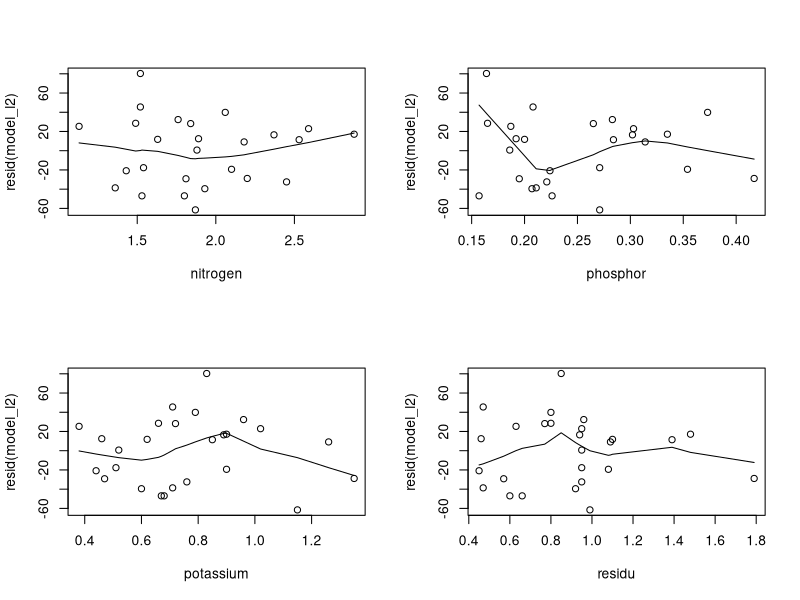
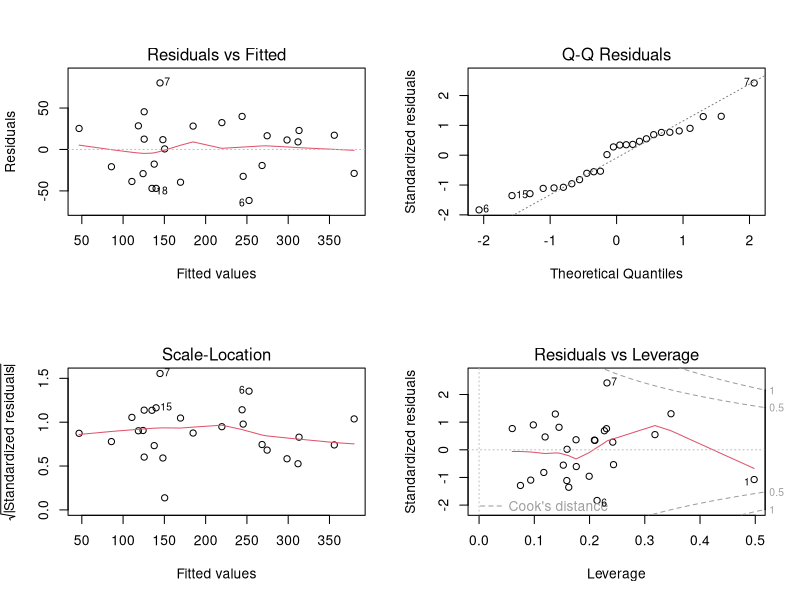
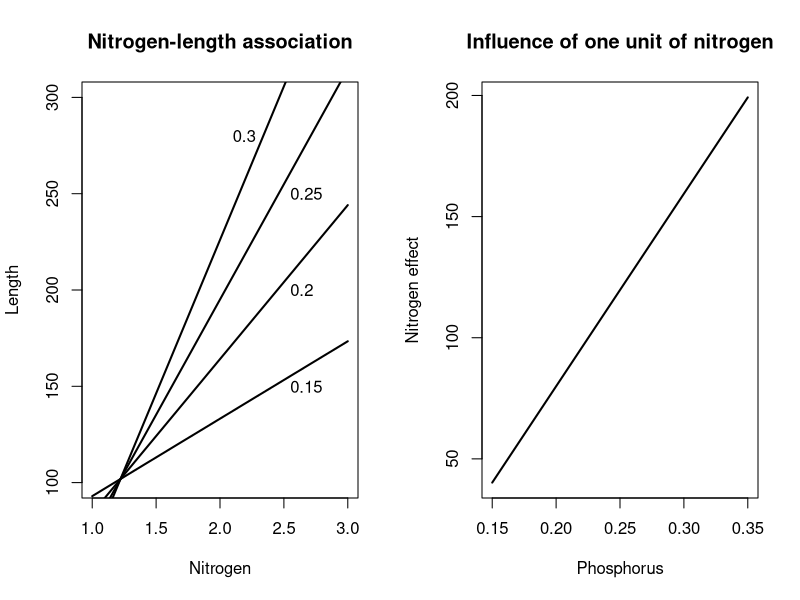
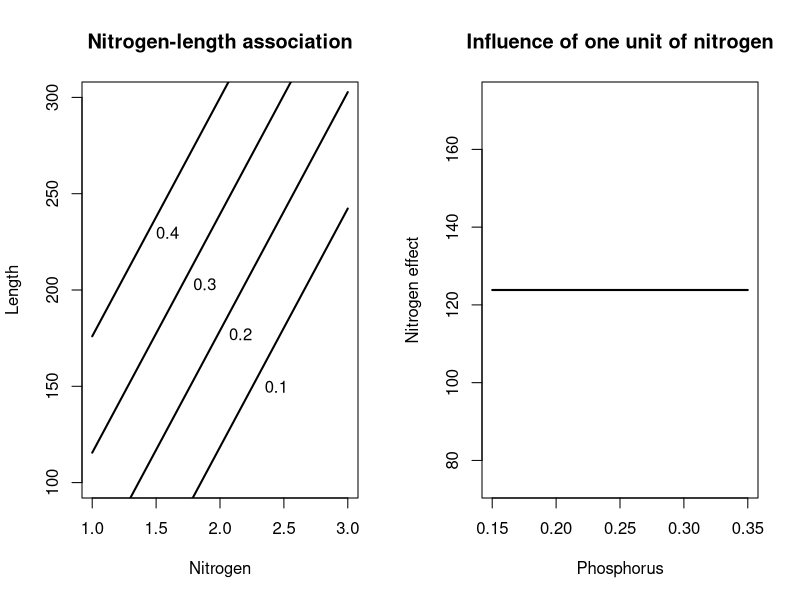

Generate these figures, in order, with R:
## ---- chunk 1
CWD <- read.table("./datasets/01-linear-regression/christ.csv", header = T, sep = ",", dec = ".")
attach(CWD)

model <- lm(CWD.BASA ~ RIP.DENS)
model3 <- lm(I(log(CWD.BASA)) ~ RIP.DENS + I(RIP.DENS^2))
summary(model)
confint(model)

needles <- read.table("./datasets/01-linear-regression/needles.txt", header = T, sep = "\t", dec = ".")
attach(needles)

## ---- chunk 2
model_l <- lm(length ~ phosphor)
summary(model_l)
## ---- chunk 3
model_l2 <- lm(length ~ nitrogen + phosphor + potassium + residu)
summary(model_l2)$coefficients
## ---- chunk 4
summary(model_l2)$coefficients
## ---- chunk 5
par(mfrow = c(2,2))
plot(nitrogen, resid(model_l2))
lines(lowess(nitrogen,resid(model_l2)))
plot(phosphor, resid(model_l2))
lines(lowess(phosphor,resid(model_l2)))
plot(potassium, resid(model_l2))
lines(lowess(potassium,resid(model_l2)))
plot(residu, resid(model_l2))
lines(lowess(residu,resid(model_l2)))
## ---- chunk 6
par(mfrow=c(2,2))
plot(model_l2)
## ---- chunk 7
model_l3 <- lm(length ~ nitrogen * phosphor)
summary(model_l3)
## ---- chunk 8
#needles <- read.table("./datasets/needles.txt", header = T, sep = "\t", dec = ".")
model <- lm(length ~ nitrogen*phosphor, data = needles)
cs <- coef(model)

nitrogen_plot <- seq(1, 3, length.out = 50)
phosphor_plot <- c(0.15, 0.20, 0.25, 0.30)

predict_length <- function(phosphor) {
  length <- cs[1] + cs[2]*nitrogen_plot + cs[3]*phosphor + cs[4]*nitrogen_plot*phosphor
  return(length)  
}

par(mfrow=c(1, 2))
plot(1, type='n', xlim=c(min(nitrogen_plot), max(nitrogen_plot)),
     ylim=c(100, 300), xlab='Nitrogen', ylab='Length',
     main="Nitrogen-length association")
for (ph in phosphor_plot) {
  outcome <- predict_length(ph)
  lines(nitrogen_plot, outcome, type = "l", lwd = 2)
}

# manually place labels
text(2.55, 150, 0.15, adj = 0)
text(2.55, 200, 0.20, adj = 0)
text(2.55, 250, 0.25, adj = 0)
text(2.10, 280, 0.30, adj = 0)

phosphor_plot <- seq(0.15, 0.40, by = 0.1)
nitrogen_effect <- cs[2] + cs[4]*phosphor_plot
plot(phosphor_plot, nitrogen_effect, type = "l", lwd = 2,
     xlab = "Phosphorus", ylab = "Nitrogen effect",
     main = "Influence of one unit of nitrogen")
## ---- chunk 9
model_l4 <- lm(length ~ nitrogen + phosphor)
summary(model_l4)
## ---- chunk 10
#needles <- read.table("./datasets/needles.txt", header = T, sep = "\t", dec = ".")
model <- lm(length ~ nitrogen + phosphor, data = needles)
cs <- coef(model)

nitrogen_plot <- seq(1, 3, length.out = 50)
phosphor_plot <- c(0.10, 0.20, 0.30, 0.40)

predict_length <- function(phosphor) {
  length <- cs[1] + cs[2]*nitrogen_plot + cs[3]*phosphor
  return(length)  
}

par(mfrow=c(1, 2))
plot(1, type='n', xlim=c(min(nitrogen_plot), max(nitrogen_plot)),
     ylim=c(100, 300), xlab='Nitrogen', ylab='Length',
     main="Nitrogen-length association")
for (ph in phosphor_plot) {
  outcome <- predict_length(ph)
  lines(nitrogen_plot, outcome, type = "l", lwd = 2)
}

# manually place labels
text(2.35, 150, 0.10, adj = 0)
text(2.07, 177, 0.20, adj = 0)
text(1.79, 203, 0.30, adj = 0)
text(1.50, 230, 0.40, adj = 0)

phosphor_plot <- seq(0.15, 0.40, by = 0.1)
nitrogen_effect <- cs[2] + 0*phosphor_plot
plot(phosphor_plot, nitrogen_effect, type = "l", lwd = 2,
     xlab = "Phosphorus", ylab = "Nitrogen effect",
     main = "Influence of one unit of nitrogen")
## ---- chunk 11
model_l5 <- lm(length ~ nitrogen * phosphor + potassium 
               + phosphor * residu)
## ---- chunk 12
summary(model_l5)$coefficients
